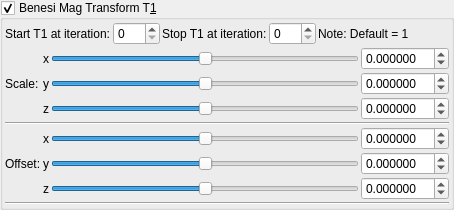
    <widget class="MyGroupBox" name="groupCheck_transf_benesi_T1_enabled_false">
     <property name="toolTip">
      <string/>
     </property>
     <property name="title">
      <string>Benesi Mag Transform T&amp;1</string>
     </property>
     <property name="checkable">
      <bool>true</bool>
     </property>
     <layout class="QVBoxLayout" name="verticalLayout_29" stretch="0,0,0">
      <property name="spacing">
       <number>2</number>
      </property>
      <property name="leftMargin">
       <number>2</number>
      </property>
      <property name="topMargin">
       <number>2</number>
      </property>
      <property name="rightMargin">
       <number>2</number>
      </property>
      <property name="bottomMargin">
       <number>2</number>
      </property>
      <item>
       <layout class="QGridLayout" name="gridLayout_62">
        <property name="spacing">
         <number>2</number>
        </property>
        <item row="1" column="5">
         <spacer name="horizontalSpacer_35">
          <property name="orientation">
           <enum>Qt::Horizontal</enum>
          </property>
          <property name="sizeHint" stdset="0">
           <size>
            <width>40</width>
            <height>20</height>
           </size>
          </property>
         </spacer>
        </item>
        <item row="1" column="2">
         <widget class="QLabel" name="label_247">
          <property name="text">
           <string>Stop T1 at iteration:</string>
          </property>
         </widget>
        </item>
        <item row="1" column="3">
         <widget class="MySpinBox" name="spinboxInt_transf_stop_iterationsT_1">
          <property name="sizePolicy">
           <sizepolicy hsizetype="Minimum" vsizetype="Maximum">
            <horstretch>0</horstretch>
            <verstretch>0</verstretch>
           </sizepolicy>
          </property>
          <property name="maximum">
           <number>999</number>
          </property>
         </widget>
        </item>
        <item row="1" column="1">
         <widget class="MySpinBox" name="spinboxInt_transf_start_iterations">
          <property name="sizePolicy">
           <sizepolicy hsizetype="Minimum" vsizetype="Maximum">
            <horstretch>0</horstretch>
            <verstretch>0</verstretch>
           </sizepolicy>
          </property>
          <property name="maximum">
           <number>999</number>
          </property>
         </widget>
        </item>
        <item row="1" column="0">
         <widget class="QLabel" name="label_246">
          <property name="text">
           <string>Start T1 at iteration:</string>
          </property>
         </widget>
        </item>
        <item row="1" column="4">
         <widget class="QLabel" name="label_140">
          <property name="text">
           <string>Note: Default = 1</string>
          </property>
         </widget>
        </item>
       </layout>
      </item>
      <item>
       <layout class="QGridLayout" name="gridLayout_63">
        <property name="spacing">
         <number>2</number>
        </property>
        <item row="6" column="1">
         <widget class="QLabel" name="label_125">
          <property name="sizePolicy">
           <sizepolicy hsizetype="Preferred" vsizetype="Preferred">
            <horstretch>0</horstretch>
            <verstretch>0</verstretch>
           </sizepolicy>
          </property>
          <property name="text">
           <string notr="true">z</string>
          </property>
          <property name="alignment">
           <set>Qt::AlignRight|Qt::AlignTrailing|Qt::AlignVCenter</set>
          </property>
         </widget>
        </item>
        <item row="5" column="3">
         <widget class="MyDoubleSpinBox" name="spinbox3_transf_offset_200_y">
          <property name="sizePolicy">
           <sizepolicy hsizetype="Minimum" vsizetype="Maximum">
            <horstretch>0</horstretch>
            <verstretch>0</verstretch>
           </sizepolicy>
          </property>
          <property name="prefix">
           <string/>
          </property>
          <property name="suffix">
           <string/>
          </property>
          <property name="decimals">
           <number>6</number>
          </property>
          <property name="minimum">
           <double>-99.989999999999995</double>
          </property>
          <property name="maximum">
           <double>99.989999999999995</double>
          </property>
          <property name="singleStep">
           <double>0.100000000000000</double>
          </property>
         </widget>
        </item>
        <item row="4" column="3">
         <widget class="MyDoubleSpinBox" name="spinbox3_transf_offset_200_x">
          <property name="sizePolicy">
           <sizepolicy hsizetype="Minimum" vsizetype="Maximum">
            <horstretch>0</horstretch>
            <verstretch>0</verstretch>
           </sizepolicy>
          </property>
          <property name="prefix">
           <string/>
          </property>
          <property name="suffix">
           <string/>
          </property>
          <property name="decimals">
           <number>6</number>
          </property>
          <property name="minimum">
           <double>-99.989999999999995</double>
          </property>
          <property name="maximum">
           <double>99.989999999999995</double>
          </property>
          <property name="singleStep">
           <double>0.100000000000000</double>
          </property>
         </widget>
        </item>
        <item row="5" column="2">
         <widget class="QSlider" name="slider3_transf_offset_200_y">
          <property name="sizePolicy">
           <sizepolicy hsizetype="Expanding" vsizetype="Maximum">
            <horstretch>0</horstretch>
            <verstretch>0</verstretch>
           </sizepolicy>
          </property>
          <property name="minimum">
           <number>-5000000</number>
          </property>
          <property name="maximum">
           <number>5000000</number>
          </property>
          <property name="singleStep">
           <number>1</number>
          </property>
          <property name="orientation">
           <enum>Qt::Horizontal</enum>
          </property>
         </widget>
        </item>
        <item row="6" column="3">
         <widget class="MyDoubleSpinBox" name="spinbox3_transf_offset_200_z">
          <property name="sizePolicy">
           <sizepolicy hsizetype="Minimum" vsizetype="Maximum">
            <horstretch>0</horstretch>
            <verstretch>0</verstretch>
           </sizepolicy>
          </property>
          <property name="prefix">
           <string/>
          </property>
          <property name="suffix">
           <string/>
          </property>
          <property name="decimals">
           <number>6</number>
          </property>
          <property name="minimum">
           <double>-99.989999999999995</double>
          </property>
          <property name="maximum">
           <double>99.989999999999995</double>
          </property>
          <property name="singleStep">
           <double>0.100000000000000</double>
          </property>
         </widget>
        </item>
        <item row="2" column="3">
         <widget class="MyDoubleSpinBox" name="spinbox3_transf_scale3D_222_z">
          <property name="sizePolicy">
           <sizepolicy hsizetype="Minimum" vsizetype="Maximum">
            <horstretch>0</horstretch>
            <verstretch>0</verstretch>
           </sizepolicy>
          </property>
          <property name="prefix">
           <string/>
          </property>
          <property name="suffix">
           <string/>
          </property>
          <property name="decimals">
           <number>6</number>
          </property>
          <property name="minimum">
           <double>-99.989999999999995</double>
          </property>
          <property name="maximum">
           <double>99.989999999999995</double>
          </property>
          <property name="singleStep">
           <double>0.100000000000000</double>
          </property>
         </widget>
        </item>
        <item row="2" column="2">
         <widget class="QSlider" name="slider3_transf_scale3D_222_z">
          <property name="sizePolicy">
           <sizepolicy hsizetype="Expanding" vsizetype="Maximum">
            <horstretch>0</horstretch>
            <verstretch>0</verstretch>
           </sizepolicy>
          </property>
          <property name="minimum">
           <number>-5000000</number>
          </property>
          <property name="maximum">
           <number>5000000</number>
          </property>
          <property name="singleStep">
           <number>1</number>
          </property>
          <property name="orientation">
           <enum>Qt::Horizontal</enum>
          </property>
         </widget>
        </item>
        <item row="4" column="2">
         <widget class="QSlider" name="slider3_transf_offset_200_x">
          <property name="sizePolicy">
           <sizepolicy hsizetype="Preferred" vsizetype="Preferred">
            <horstretch>0</horstretch>
            <verstretch>0</verstretch>
           </sizepolicy>
          </property>
          <property name="minimum">
           <number>-5000000</number>
          </property>
          <property name="maximum">
           <number>5000000</number>
          </property>
          <property name="singleStep">
           <number>1</number>
          </property>
          <property name="orientation">
           <enum>Qt::Horizontal</enum>
          </property>
         </widget>
        </item>
        <item row="6" column="2">
         <widget class="QSlider" name="slider3_transf_offset_200_z">
          <property name="sizePolicy">
           <sizepolicy hsizetype="Expanding" vsizetype="Maximum">
            <horstretch>0</horstretch>
            <verstretch>0</verstretch>
           </sizepolicy>
          </property>
          <property name="minimum">
           <number>-5000000</number>
          </property>
          <property name="maximum">
           <number>5000000</number>
          </property>
          <property name="singleStep">
           <number>1</number>
          </property>
          <property name="orientation">
           <enum>Qt::Horizontal</enum>
          </property>
         </widget>
        </item>
        <item row="5" column="0">
         <widget class="QLabel" name="label_259">
          <property name="text">
           <string>Offset:</string>
          </property>
         </widget>
        </item>
        <item row="4" column="1">
         <widget class="QLabel" name="label_118">
          <property name="sizePolicy">
           <sizepolicy hsizetype="Preferred" vsizetype="Preferred">
            <horstretch>0</horstretch>
            <verstretch>0</verstretch>
           </sizepolicy>
          </property>
          <property name="text">
           <string notr="true">x</string>
          </property>
          <property name="alignment">
           <set>Qt::AlignRight|Qt::AlignTrailing|Qt::AlignVCenter</set>
          </property>
         </widget>
        </item>
        <item row="5" column="1">
         <widget class="QLabel" name="label_119">
          <property name="sizePolicy">
           <sizepolicy hsizetype="Preferred" vsizetype="Preferred">
            <horstretch>0</horstretch>
            <verstretch>0</verstretch>
           </sizepolicy>
          </property>
          <property name="text">
           <string notr="true">y</string>
          </property>
          <property name="alignment">
           <set>Qt::AlignRight|Qt::AlignTrailing|Qt::AlignVCenter</set>
          </property>
         </widget>
        </item>
        <item row="1" column="0">
         <widget class="QLabel" name="label_258">
          <property name="text">
           <string>Scale:</string>
          </property>
         </widget>
        </item>
        <item row="0" column="1">
         <widget class="QLabel" name="label_126">
          <property name="sizePolicy">
           <sizepolicy hsizetype="Preferred" vsizetype="Preferred">
            <horstretch>0</horstretch>
            <verstretch>0</verstretch>
           </sizepolicy>
          </property>
          <property name="text">
           <string notr="true">x</string>
          </property>
          <property name="alignment">
           <set>Qt::AlignRight|Qt::AlignTrailing|Qt::AlignVCenter</set>
          </property>
         </widget>
        </item>
        <item row="1" column="1">
         <widget class="QLabel" name="label_127">
          <property name="sizePolicy">
           <sizepolicy hsizetype="Preferred" vsizetype="Preferred">
            <horstretch>0</horstretch>
            <verstretch>0</verstretch>
           </sizepolicy>
          </property>
          <property name="text">
           <string notr="true">y</string>
          </property>
          <property name="alignment">
           <set>Qt::AlignRight|Qt::AlignTrailing|Qt::AlignVCenter</set>
          </property>
         </widget>
        </item>
        <item row="2" column="1">
         <widget class="QLabel" name="label_128">
          <property name="sizePolicy">
           <sizepolicy hsizetype="Preferred" vsizetype="Preferred">
            <horstretch>0</horstretch>
            <verstretch>0</verstretch>
           </sizepolicy>
          </property>
          <property name="text">
           <string notr="true">z</string>
          </property>
          <property name="alignment">
           <set>Qt::AlignRight|Qt::AlignTrailing|Qt::AlignVCenter</set>
          </property>
         </widget>
        </item>
        <item row="0" column="2">
         <widget class="QSlider" name="slider3_transf_scale3D_222_x">
          <property name="sizePolicy">
           <sizepolicy hsizetype="Preferred" vsizetype="Preferred">
            <horstretch>0</horstretch>
            <verstretch>0</verstretch>
           </sizepolicy>
          </property>
          <property name="minimum">
           <number>-5000000</number>
          </property>
          <property name="maximum">
           <number>5000000</number>
          </property>
          <property name="singleStep">
           <number>1</number>
          </property>
          <property name="orientation">
           <enum>Qt::Horizontal</enum>
          </property>
         </widget>
        </item>
        <item row="0" column="3">
         <widget class="MyDoubleSpinBox" name="spinbox3_transf_scale3D_222_x">
          <property name="sizePolicy">
           <sizepolicy hsizetype="Minimum" vsizetype="Maximum">
            <horstretch>0</horstretch>
            <verstretch>0</verstretch>
           </sizepolicy>
          </property>
          <property name="prefix">
           <string/>
          </property>
          <property name="suffix">
           <string/>
          </property>
          <property name="decimals">
           <number>6</number>
          </property>
          <property name="minimum">
           <double>-99.989999999999995</double>
          </property>
          <property name="maximum">
           <double>99.989999999999995</double>
          </property>
          <property name="singleStep">
           <double>0.100000000000000</double>
          </property>
         </widget>
        </item>
        <item row="1" column="3">
         <widget class="MyDoubleSpinBox" name="spinbox3_transf_scale3D_222_y">
          <property name="sizePolicy">
           <sizepolicy hsizetype="Minimum" vsizetype="Maximum">
            <horstretch>0</horstretch>
            <verstretch>0</verstretch>
           </sizepolicy>
          </property>
          <property name="prefix">
           <string/>
          </property>
          <property name="suffix">
           <string/>
          </property>
          <property name="decimals">
           <number>6</number>
          </property>
          <property name="minimum">
           <double>-99.989999999999995</double>
          </property>
          <property name="maximum">
           <double>99.989999999999995</double>
          </property>
          <property name="singleStep">
           <double>0.100000000000000</double>
          </property>
         </widget>
        </item>
        <item row="3" column="0" colspan="4">
         <widget class="Line" name="line_53">
          <property name="orientation">
           <enum>Qt::Horizontal</enum>
          </property>
         </widget>
        </item>
        <item row="1" column="2">
         <widget class="QSlider" name="slider3_transf_scale3D_222_y">
          <property name="sizePolicy">
           <sizepolicy hsizetype="Expanding" vsizetype="Maximum">
            <horstretch>0</horstretch>
            <verstretch>0</verstretch>
           </sizepolicy>
          </property>
          <property name="minimum">
           <number>-5000000</number>
          </property>
          <property name="maximum">
           <number>5000000</number>
          </property>
          <property name="singleStep">
           <number>1</number>
          </property>
          <property name="orientation">
           <enum>Qt::Horizontal</enum>
          </property>
         </widget>
        </item>
       </layout>
      </item>
      <item>
       <widget class="Line" name="line_55">
        <property name="orientation">
         <enum>Qt::Horizontal</enum>
        </property>
       </widget>
      </item>
     </layout>
    </widget>
